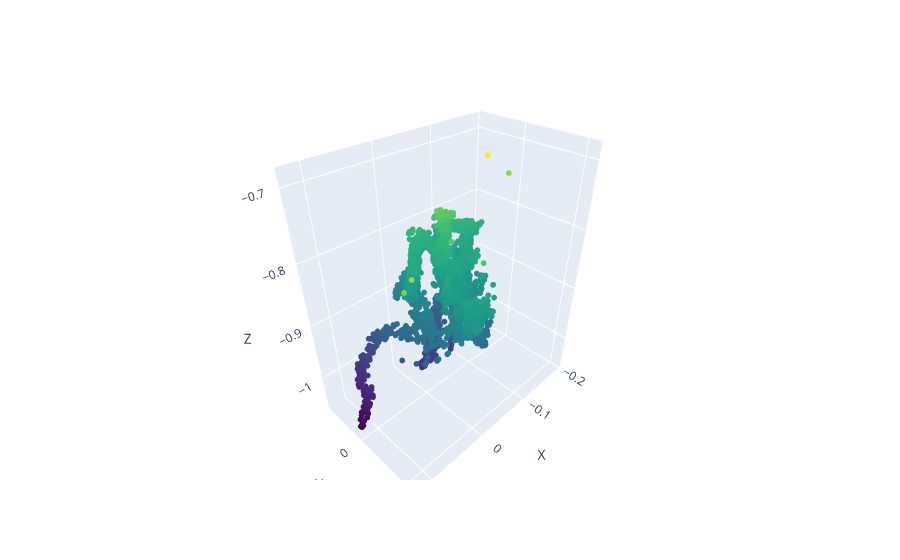
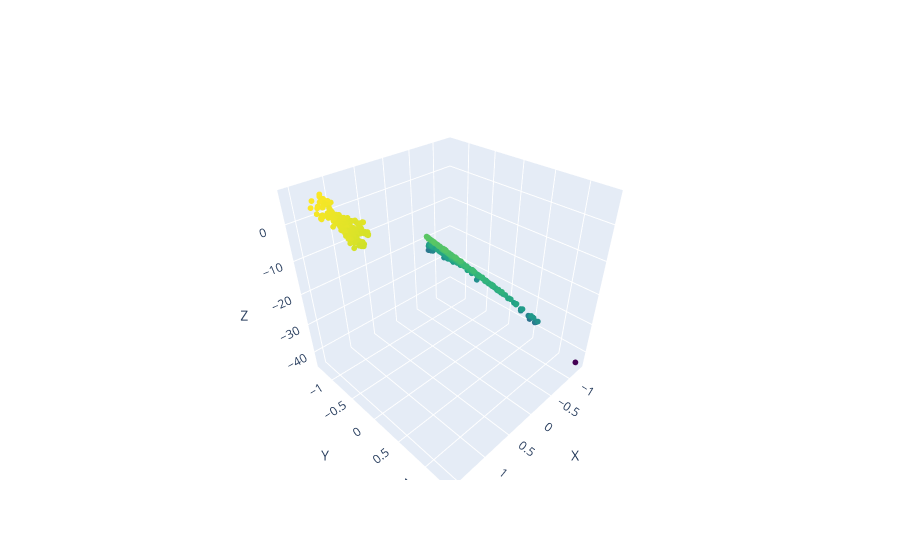

Notebook cell for these charts, in order:
### Code cell
for pts in pts_cloud:
    plot_model(pts)

### Figure 1 — Plotly figure (JSON) as saved in the notebook; plotly's stock layout.template omitted (floating-point values rounded to 4 significant figures; data arrays with more than 128 entries replaced by an {"elided": "..."} marker saying what was removed)
{"data": [{"marker": {"color": {"elided": "10091 float values"}, "colorscale": [[0, "#440154"], [0.1111, "#482878"], [0.2222, "#3e4989"], [0.3333, "#31688e"], [0.4444, "#26828e"], [0.5556, "#1f9e89"], [0.6667, "#35b779"], [0.7778, "#6ece58"], [0.8889, "#b5de2b"], [1, "#fde725"]], "size": 2}, "mode": "markers", "type": "scatter3d", "x": {"elided": "10091 float values"}, "y": {"elided": "10091 float values"}, "z": {"elided": "10091 float values"}}], "layout": {"scene": {"xaxis": {"title": {"text": "X"}}, "yaxis": {"title": {"text": "Y"}}, "zaxis": {"title": {"text": "Z"}}}}}

### Figure 2 — Plotly figure (JSON) as saved in the notebook; plotly's stock layout.template omitted (floating-point values rounded to 4 significant figures; data arrays with more than 128 entries replaced by an {"elided": "..."} marker saying what was removed)
{"data": [{"marker": {"color": {"elided": "536 float values"}, "colorscale": [[0, "#440154"], [0.1111, "#482878"], [0.2222, "#3e4989"], [0.3333, "#31688e"], [0.4444, "#26828e"], [0.5556, "#1f9e89"], [0.6667, "#35b779"], [0.7778, "#6ece58"], [0.8889, "#b5de2b"], [1, "#fde725"]], "size": 2}, "mode": "markers", "type": "scatter3d", "x": {"elided": "536 float values"}, "y": {"elided": "536 float values"}, "z": {"elided": "536 float values"}}], "layout": {"scene": {"xaxis": {"title": {"text": "X"}}, "yaxis": {"title": {"text": "Y"}}, "zaxis": {"title": {"text": "Z"}}}}}
